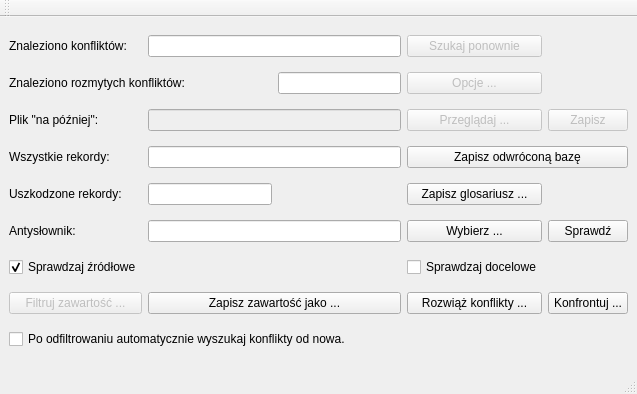
<?xml version="1.0" encoding="UTF-8"?>
<ui version="4.0">
 <class>ContentManagerWindow</class>
 <widget class="QMainWindow" name="ContentManagerWindow">
  <property name="geometry">
   <rect>
    <x>0</x>
    <y>0</y>
    <width>637</width>
    <height>394</height>
   </rect>
  </property>
  <property name="windowTitle">
   <string>MainWindow</string>
  </property>
  <widget class="QWidget" name="centralwidget">
   <layout class="QGridLayout" name="gridLayout">
    <item row="0" column="0">
     <widget class="QLabel" name="label">
      <property name="text">
       <string>Znaleziono konfliktów:</string>
      </property>
      <property name="buddy">
       <cstring>_conflictsCount</cstring>
      </property>
     </widget>
    </item>
    <item row="0" column="1" colspan="2">
     <widget class="QLineEdit" name="_conflictsCount">
      <property name="toolTip">
       <string>Ilość znalezionych konfliktów.</string>
      </property>
      <property name="readOnly">
       <bool>true</bool>
      </property>
     </widget>
    </item>
    <item row="0" column="3">
     <widget class="QPushButton" name="_find">
      <property name="enabled">
       <bool>false</bool>
      </property>
      <property name="toolTip">
       <string>Ponownie przeszukuje wybrane wcześnie pliki pod kątem konflitków między wpisami.</string>
      </property>
      <property name="text">
       <string>Szukaj ponownie</string>
      </property>
     </widget>
    </item>
    <item row="1" column="0" colspan="2">
     <widget class="QLabel" name="label_2">
      <property name="text">
       <string>Znaleziono rozmytych konfliktów:</string>
      </property>
      <property name="buddy">
       <cstring>_fuzzyConflictsCount</cstring>
      </property>
     </widget>
    </item>
    <item row="1" column="2">
     <widget class="QLineEdit" name="_fuzzyConflictsCount">
      <property name="toolTip">
       <string>Ilość znalezionych rozmytych konfliktów.</string>
      </property>
      <property name="readOnly">
       <bool>true</bool>
      </property>
     </widget>
    </item>
    <item row="1" column="3">
     <widget class="QPushButton" name="_options">
      <property name="enabled">
       <bool>false</bool>
      </property>
      <property name="toolTip">
       <string>Pozwala ustawić opcje wyszukiwania konfliktów oraz konfliktów rozmytych [w trkacie tworzenia].</string>
      </property>
      <property name="text">
       <string>Opcje ...</string>
      </property>
     </widget>
    </item>
    <item row="2" column="0">
     <widget class="QLabel" name="label_3">
      <property name="text">
       <string>Plik &quot;na później&quot;:</string>
      </property>
      <property name="buddy">
       <cstring>_dumpFile</cstring>
      </property>
     </widget>
    </item>
    <item row="2" column="1" colspan="2">
     <widget class="QLineEdit" name="_dumpFile">
      <property name="enabled">
       <bool>false</bool>
      </property>
      <property name="toolTip">
       <string>Pozwala wybrać plik, który będzie pełnił funkcję składowiska rekordów, co do których jakości nie jestesmy pewni.</string>
      </property>
     </widget>
    </item>
    <item row="2" column="3">
     <widget class="QPushButton" name="_browse">
      <property name="enabled">
       <bool>false</bool>
      </property>
      <property name="toolTip">
       <string>Pozwala wybrać plik, który będzie pełnił funkcję składowiska rekordów, co do których jakości nie jestesmy pewni.</string>
      </property>
      <property name="text">
       <string>Przeglądaj ...</string>
      </property>
     </widget>
    </item>
    <item row="2" column="4">
     <widget class="QPushButton" name="_saveDump">
      <property name="enabled">
       <bool>false</bool>
      </property>
      <property name="text">
       <string>Zapisz</string>
      </property>
     </widget>
    </item>
    <item row="3" column="0">
     <widget class="QLabel" name="label_5">
      <property name="text">
       <string>Wszystkie rekordy:</string>
      </property>
      <property name="buddy">
       <cstring>_totalCount</cstring>
      </property>
     </widget>
    </item>
    <item row="3" column="1" colspan="2">
     <widget class="QLineEdit" name="_totalCount">
      <property name="readOnly">
       <bool>true</bool>
      </property>
     </widget>
    </item>
    <item row="7" column="0">
     <widget class="QPushButton" name="_filterContent">
      <property name="enabled">
       <bool>false</bool>
      </property>
      <property name="toolTip">
       <string>&lt;!DOCTYPE HTML PUBLIC &quot;-//W3C//DTD HTML 4.0//EN&quot; &quot;http://www.w3.org/TR/REC-html40/strict.dtd&quot;&gt;
&lt;html&gt;&lt;head&gt;&lt;meta name=&quot;qrichtext&quot; content=&quot;1&quot; /&gt;&lt;style type=&quot;text/css&quot;&gt;
p, li { white-space: pre-wrap; }
&lt;/style&gt;&lt;/head&gt;&lt;body style=&quot; font-family:'MS Shell Dlg 2'; font-size:8.25pt; font-weight:400; font-style:normal;&quot;&gt;
&lt;p style=&quot; margin-top:0px; margin-bottom:0px; margin-left:0px; margin-right:0px; -qt-block-indent:0; text-indent:0px;&quot;&gt;&lt;span style=&quot; font-size:8pt;&quot;&gt;Wybierz sposób filtrowania zawartości&lt;/span&gt;&lt;/p&gt;&lt;/body&gt;&lt;/html&gt;</string>
      </property>
      <property name="text">
       <string>Filtruj zawartość ...</string>
      </property>
     </widget>
    </item>
    <item row="7" column="1" colspan="2">
     <widget class="QPushButton" name="_saveContent">
      <property name="toolTip">
       <string>&lt;!DOCTYPE HTML PUBLIC &quot;-//W3C//DTD HTML 4.0//EN&quot; &quot;http://www.w3.org/TR/REC-html40/strict.dtd&quot;&gt;
&lt;html&gt;&lt;head&gt;&lt;meta name=&quot;qrichtext&quot; content=&quot;1&quot; /&gt;&lt;style type=&quot;text/css&quot;&gt;
p, li { white-space: pre-wrap; }
&lt;/style&gt;&lt;/head&gt;&lt;body style=&quot; font-family:'MS Shell Dlg 2'; font-size:8.25pt; font-weight:400; font-style:normal;&quot;&gt;
&lt;p style=&quot; margin-top:0px; margin-bottom:0px; margin-left:0px; margin-right:0px; -qt-block-indent:0; text-indent:0px;&quot;&gt;&lt;span style=&quot; font-size:8pt;&quot;&gt;Zapisz zawartość jako nowy plik, lub doklej do istniejącego.&lt;/span&gt;&lt;/p&gt;&lt;/body&gt;&lt;/html&gt;</string>
      </property>
      <property name="text">
       <string>Zapisz zawartość jako ...</string>
      </property>
     </widget>
    </item>
    <item row="7" column="3">
     <widget class="QPushButton" name="_resolveConflicts">
      <property name="toolTip">
       <string>&lt;!DOCTYPE HTML PUBLIC &quot;-//W3C//DTD HTML 4.0//EN&quot; &quot;http://www.w3.org/TR/REC-html40/strict.dtd&quot;&gt;
&lt;html&gt;&lt;head&gt;&lt;meta name=&quot;qrichtext&quot; content=&quot;1&quot; /&gt;&lt;style type=&quot;text/css&quot;&gt;
p, li { white-space: pre-wrap; }
&lt;/style&gt;&lt;/head&gt;&lt;body style=&quot; font-family:'MS Shell Dlg 2'; font-size:8.25pt; font-weight:400; font-style:normal;&quot;&gt;
&lt;p style=&quot; margin-top:0px; margin-bottom:0px; margin-left:0px; margin-right:0px; -qt-block-indent:0; text-indent:0px;&quot;&gt;&lt;span style=&quot; font-size:8pt;&quot;&gt;Otwórz okno rozwiązywania konfliktów&lt;/span&gt;&lt;/p&gt;&lt;/body&gt;&lt;/html&gt;</string>
      </property>
      <property name="text">
       <string>Rozwiąż konflikty ...</string>
      </property>
     </widget>
    </item>
    <item row="7" column="4">
     <widget class="QPushButton" name="_confront">
      <property name="toolTip">
       <string>Otwiera dodatkowy plik, którego zawartość jest przeglądana z już otawrtą zawartością, wyszukiwana są konflikty według wybranych opcji,
a następnie można zapisać wyniki pracy do tego dodatkowego pliku.</string>
      </property>
      <property name="text">
       <string>Konfrontuj ...</string>
      </property>
     </widget>
    </item>
    <item row="8" column="0" colspan="4">
     <widget class="QCheckBox" name="_autoSeachOnFiltered">
      <property name="text">
       <string>Po odfiltrowaniu automatycznie wyszukaj konflikty od nowa.</string>
      </property>
     </widget>
    </item>
    <item row="4" column="0">
     <widget class="QLabel" name="label_4">
      <property name="sizePolicy">
       <sizepolicy hsizetype="Fixed" vsizetype="Fixed">
        <horstretch>0</horstretch>
        <verstretch>0</verstretch>
       </sizepolicy>
      </property>
      <property name="text">
       <string>Uszkodzone rekordy:</string>
      </property>
      <property name="buddy">
       <cstring>_corrupted</cstring>
      </property>
     </widget>
    </item>
    <item row="4" column="1">
     <widget class="QLineEdit" name="_corrupted">
      <property name="readOnly">
       <bool>true</bool>
      </property>
     </widget>
    </item>
    <item row="3" column="3" colspan="2">
     <widget class="QPushButton" name="_saveReversed">
      <property name="text">
       <string>Zapisz odwróconą bazę</string>
      </property>
     </widget>
    </item>
    <item row="4" column="3">
     <widget class="QPushButton" name="_saveGloss">
      <property name="text">
       <string>Zapisz glosariusz ...</string>
      </property>
     </widget>
    </item>
    <item row="5" column="0">
     <widget class="QLabel" name="label_6">
      <property name="text">
       <string>Antysłownik:</string>
      </property>
     </widget>
    </item>
    <item row="5" column="1" colspan="2">
     <widget class="QLineEdit" name="_antiDict"/>
    </item>
    <item row="5" column="3">
     <widget class="QPushButton" name="_chooseAntiDict">
      <property name="text">
       <string>Wybierz ...</string>
      </property>
     </widget>
    </item>
    <item row="5" column="4">
     <widget class="QPushButton" name="_checkDict">
      <property name="text">
       <string>Sprawdź</string>
      </property>
     </widget>
    </item>
    <item row="6" column="0">
     <widget class="QCheckBox" name="_cSource">
      <property name="text">
       <string>Sprawdzaj źródłowe</string>
      </property>
      <property name="checked">
       <bool>true</bool>
      </property>
     </widget>
    </item>
    <item row="6" column="3">
     <widget class="QCheckBox" name="_cTarget">
      <property name="text">
       <string>Sprawdzaj docelowe</string>
      </property>
     </widget>
    </item>
   </layout>
  </widget>
  <widget class="QMenuBar" name="menubar">
   <property name="geometry">
    <rect>
     <x>0</x>
     <y>0</y>
     <width>637</width>
     <height>25</height>
    </rect>
   </property>
  </widget>
  <widget class="QStatusBar" name="statusbar"/>
  <widget class="QToolBar" name="toolBar">
   <property name="windowTitle">
    <string>toolBar</string>
   </property>
   <attribute name="toolBarArea">
    <enum>TopToolBarArea</enum>
   </attribute>
   <attribute name="toolBarBreak">
    <bool>false</bool>
   </attribute>
  </widget>
  <action name="actionUsu_wiersz">
   <property name="text">
    <string>Usuń wiersz</string>
   </property>
   <property name="toolTip">
    <string>Delete selected row.</string>
   </property>
   <property name="shortcut">
    <string>Del</string>
   </property>
  </action>
  <action name="actionEdit_row">
   <property name="text">
    <string>Edytuj wiersz</string>
   </property>
   <property name="toolTip">
    <string>Edit selected row.</string>
   </property>
   <property name="shortcut">
    <string>Return</string>
   </property>
  </action>
 </widget>
 <resources/>
 <connections/>
</ui>
